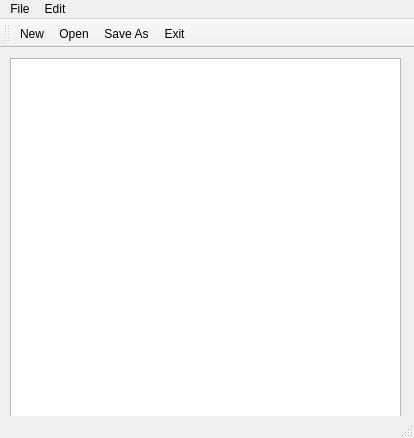
<?xml version="1.0" encoding="UTF-8"?>
<ui version="4.0">
 <class>Notepad</class>
 <widget class="QMainWindow" name="Notepad">
  <property name="geometry">
   <rect>
    <x>0</x>
    <y>0</y>
    <width>414</width>
    <height>438</height>
   </rect>
  </property>
  <property name="windowTitle">
   <string>Notepad</string>
  </property>
  <widget class="QWidget" name="centralwidget">
   <widget class="QWidget" name="verticalLayoutWidget">
    <property name="geometry">
     <rect>
      <x>10</x>
      <y>10</y>
      <width>391</width>
      <height>371</height>
     </rect>
    </property>
    <layout class="QVBoxLayout" name="verticalLayout">
     <item>
      <widget class="QTextEdit" name="textEdit"/>
     </item>
    </layout>
   </widget>
  </widget>
  <widget class="QMenuBar" name="menubar">
   <property name="geometry">
    <rect>
     <x>0</x>
     <y>0</y>
     <width>414</width>
     <height>21</height>
    </rect>
   </property>
   <widget class="QMenu" name="menuFile">
    <property name="title">
     <string>File</string>
    </property>
    <addaction name="actionNew"/>
    <addaction name="actionOpen"/>
    <addaction name="actionSave_As"/>
    <addaction name="actionPrint"/>
    <addaction name="actionExit"/>
   </widget>
   <widget class="QMenu" name="menuEdit">
    <property name="title">
     <string>Edit</string>
    </property>
    <addaction name="actionCopy"/>
    <addaction name="actionPaste"/>
    <addaction name="actionCut"/>
    <addaction name="actionUndo"/>
    <addaction name="actionRedo"/>
   </widget>
   <addaction name="menuFile"/>
   <addaction name="menuEdit"/>
  </widget>
  <widget class="QStatusBar" name="statusbar"/>
  <widget class="QToolBar" name="toolBar">
   <property name="windowTitle">
    <string>toolBar</string>
   </property>
   <attribute name="toolBarArea">
    <enum>TopToolBarArea</enum>
   </attribute>
   <attribute name="toolBarBreak">
    <bool>false</bool>
   </attribute>
   <addaction name="actionNew"/>
   <addaction name="actionOpen"/>
   <addaction name="actionSave_As"/>
   <addaction name="actionExit"/>
  </widget>
  <action name="actionNew">
   <property name="icon">
    <iconset resource="Resources.qrc">
     <normaloff>:/imgs/new.bmp</normaloff>:/imgs/new.bmp</iconset>
   </property>
   <property name="text">
    <string>New</string>
   </property>
  </action>
  <action name="actionOpen">
   <property name="icon">
    <iconset resource="Resources.qrc">
     <normaloff>:/imgs/open.bmp</normaloff>:/imgs/open.bmp</iconset>
   </property>
   <property name="text">
    <string>Open</string>
   </property>
  </action>
  <action name="actionSave_As">
   <property name="icon">
    <iconset resource="Resources.qrc">
     <normaloff>:/imgs/save.bmp</normaloff>:/imgs/save.bmp</iconset>
   </property>
   <property name="text">
    <string>Save As</string>
   </property>
   <property name="toolTip">
    <string>Save As</string>
   </property>
  </action>
  <action name="actionPrint">
   <property name="text">
    <string>Print</string>
   </property>
  </action>
  <action name="actionExit">
   <property name="icon">
    <iconset resource="Resources.qrc">
     <normaloff>:/imgs/delete.bmp</normaloff>:/imgs/delete.bmp</iconset>
   </property>
   <property name="text">
    <string>Exit</string>
   </property>
  </action>
  <action name="actionCopy">
   <property name="icon">
    <iconset resource="Resources.qrc">
     <normaloff>:/imgs/copy.bmp</normaloff>:/imgs/copy.bmp</iconset>
   </property>
   <property name="text">
    <string>Copy</string>
   </property>
  </action>
  <action name="actionPaste">
   <property name="icon">
    <iconset resource="Resources.qrc">
     <normaloff>:/imgs/paste.bmp</normaloff>:/imgs/paste.bmp</iconset>
   </property>
   <property name="text">
    <string>Paste</string>
   </property>
  </action>
  <action name="actionCut">
   <property name="icon">
    <iconset resource="Resources.qrc">
     <normaloff>:/imgs/cut.bmp</normaloff>:/imgs/cut.bmp</iconset>
   </property>
   <property name="text">
    <string>Cut</string>
   </property>
  </action>
  <action name="actionUndo">
   <property name="text">
    <string>Undo</string>
   </property>
  </action>
  <action name="actionRedo">
   <property name="text">
    <string>Redo</string>
   </property>
  </action>
 </widget>
 <resources>
  <include location="Resources.qrc"/>
 </resources>
 <connections/>
</ui>
